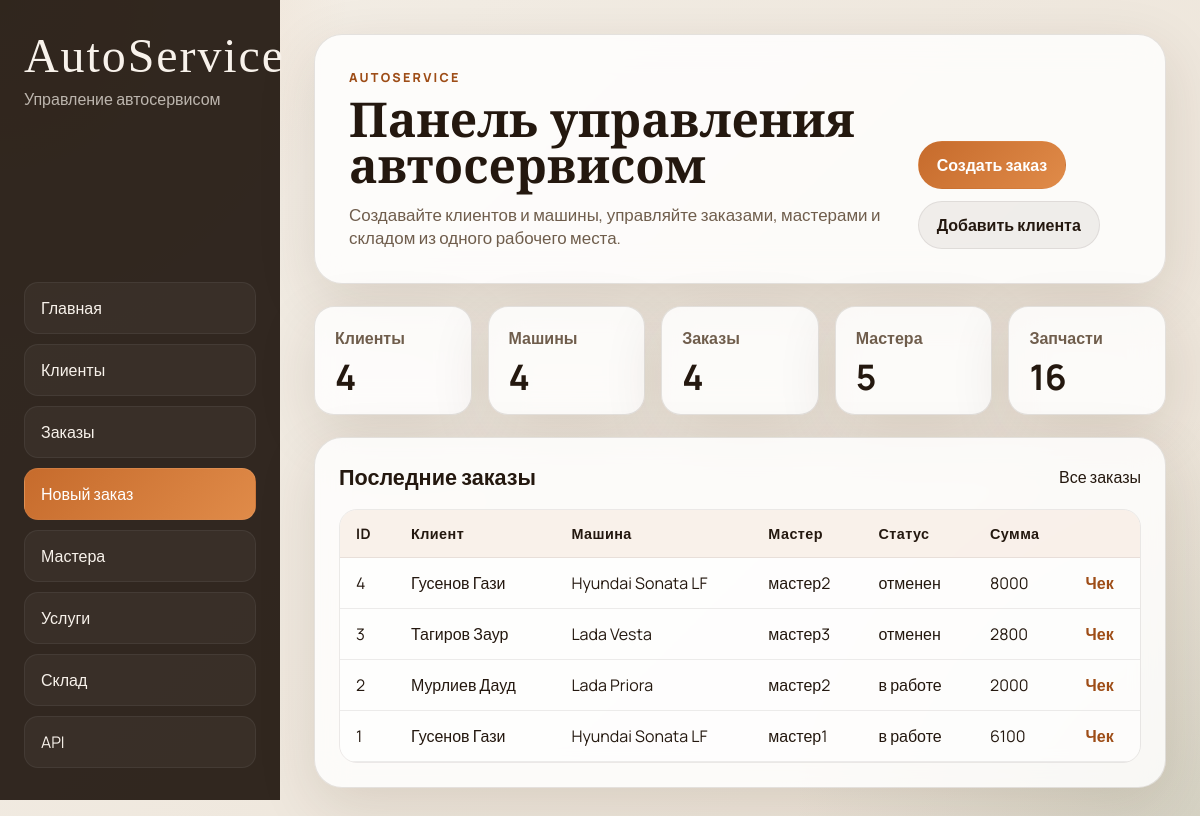
The page / on the database its author committed.
### tables this page shows
CREATE TABLE clients (
	client_id INTEGER PRIMARY KEY AUTOINCREMENT,
	full_name TEXT NOT NULL,
	phone_number VARCHAR(11) NOT NULL UNIQUE,
	email TEXT UNIQUE
	CONSTRAINT email_check CHECK(email like '%@%.%')
);

CREATE TABLE cars (
	car_id INTEGER PRIMARY KEY AUTOINCREMENT,
	client_id INTEGER,
	car_model TEXT NOT NULL,
	year INTEGER NOT NULL,
	vin VARCHAR(17) NOT NULL UNIQUE,
	FOREIGN KEY (client_id) REFERENCES clients(client_id) ON DELETE CASCADE
);

CREATE TABLE masters (
	master_id INTEGER PRIMARY KEY AUTOINCREMENT,
	master_name TEXT NOT NULL,
	phone_number varchar(11) NOT NULL UNIQUE,
	email TEXT UNIQUE,
	hire_date date DEFAULT CURRENT_DATE
	CONSTRAINT email_check CHECK(email like '%@%.%')
);

CREATE TABLE orders (
    order_id INTEGER PRIMARY KEY AUTOINCREMENT,
    car_id INTEGER,
    order_date TEXT DEFAULT (date('now')),
    status TEXT DEFAULT 'в работе',
    total_cost INTEGER DEFAULT 0,
	master_id INTEGER,
    FOREIGN KEY (car_id) REFERENCES cars(car_id),
	FOREIGN KEY (master_id) REFERENCES masters(master_id)
);

### autoservice/ui.py (the view)
@ui.route('/')
def dashboard():
    tables = get_tables()
    stats = load_dashboard_stats(tables)
    recent_orders = db.session.execute(
        select(
            tables['orders'].c.order_id,
            tables['orders'].c.order_date,
            tables['orders'].c.status,
            tables['orders'].c.total_cost,
            tables['cars'].c.car_model,
            tables['clients'].c.full_name,
            tables['masters'].c.master_name,
        )
        .select_from(
            tables['orders']
            .join(tables['cars'], tables['orders'].c.car_id == tables['cars'].c.car_id)
            .join(tables['clients'], tables['cars'].c.client_id == tables['clients'].c.client_id)
            .outerjoin(tables['masters'], tables['orders'].c.master_id == tables['masters'].c.master_id)
        )
        .order_by(desc(tables['orders'].c.order_id))
        .limit(6)
    ).mappings().all()
    return render_template('dashboard.html', stats=stats, recent_orders=recent_orders)

### autoservice/ui.py (called while the page is built)
def get_tables():
    return current_app.extensions['autoservice_tables']

def load_dashboard_stats(tables):
    return {
        'clients': db.session.execute(select(func.count()).select_from(tables['clients'])).scalar_one(),
        'cars': db.session.execute(select(func.count()).select_from(tables['cars'])).scalar_one(),
        'orders': db.session.execute(select(func.count()).select_from(tables['orders'])).scalar_one(),
        'masters': db.session.execute(select(func.count()).select_from(tables['masters'])).scalar_one(),
        'parts': db.session.execute(select(func.count()).select_from(tables['warehouse'])).scalar_one(),
    }

### templates/dashboard.html (shortened to what this page needs)
{% extends 'base.html' %}
{% block content %}
<section class="hero">
  <div>
    <p class="eyebrow">AutoService</p>
    <h1>Панель управления автосервисом</h1>
    <p class="hero-text">Создавайте клиентов и машины, управляйте заказами, мастерами и складом из одного рабочего места.</p>
  </div>
  <div class="hero-actions">
    <a class="button button-primary" href="{{ url_for('ui.new_order_page') }}">Создать заказ</a>
    <a class="button button-secondary" href="{{ url_for('ui.clients_page') }}">Добавить клиента</a>
  </div>
</section>
<section class="stats-grid">
  <article class="stat-card"><span>Клиенты</span><strong>{{ stats.clients }}</strong></article>
  <article class="stat-card"><span>Машины</span><strong>{{ stats.cars }}</strong></article>
  <article class="stat-card"><span>Заказы</span><strong>{{ stats.orders }}</strong></article>
  <article class="stat-card"><span>Мастера</span><strong>{{ stats.masters }}</strong></article>
  <article class="stat-card"><span>Запчасти</span><strong>{{ stats.parts }}</strong></article>
</section>
<section class="panel">
  <div class="panel-header">
    <h2>Последние заказы</h2>
    <a href="{{ url_for('ui.orders_page') }}">Все заказы</a>
  </div>
  <div class="table-wrap">
    <table>
      <thead>
        <tr>
          <th>ID</th>
          <th>Клиент</th>
          <th>Машина</th>
          <th>Мастер</th>
          <th>Статус</th>
          <th>Сумма</th>
          <th></th>
        </tr>
      </thead>
      <tbody>
        {% for order in recent_orders %}
        <tr>
          <td>{{ order.order_id }}</td>
          <td>{{ order.full_name }}</td>
          <td>{{ order.car_model }}</td>
          <td>{{ order.master_name or 'Не назначен' }}</td>
          <td>{{ order.status }}</td>
          <td>{{ order.total_cost }}</td>
          <td><a class="inline-link" href="{{ url_for('ui.receipt_page', order_id=order.order_id) }}">Чек</a></td>
        </tr>
        {% else %}
        <tr><td colspan="7" class="empty">Пока нет заказов</td></tr>
        {% endfor %}
      </tbody>
    </table>
  </div>
</section>
{% endblock %}

### static/styles.css (style rules this page uses)
:root { --bg: #f4efe7; --bg-2: #ebe2d6; --panel: rgba(255, 255, 255, 0.82); --panel-border: rgba(52, 35, 20, 0.12); --text: #24180f; --muted: #6f5d4c; --accent: #c66b2c; --accent-dark: #9e4d17; --accent-soft: rgba(198, 107, 44, 0.12); --danger: #b43b2f; --shadow: 0 18px 60px rgba(57, 33, 10, 0.12); --radius-xl: 28px; --radius-lg: 20px; --radius-md: 14px; }
* { box-sizing: border-box; }
html, body { min-height: 100%; }
body { margin: 0; color: var(--text); font-family: 'Manrope', sans-serif; background: radial-gradient(circle at top left, rgba(198, 107, 44, 0.18), transparent 24%), radial-gradient(circle at bottom right, rgba(87, 116, 84, 0.15), transparent 28%), linear-gradient(135deg, var(--bg) 0%, var(--bg-2) 100%); }
a { color: inherit; text-decoration: none; }
.hero, .panel, .stat-card, .selection-card { backdrop-filter: blur(16px); background: var(--panel); border: 1px solid var(--panel-border); box-shadow: var(--shadow); }
.hero { display: flex; justify-content: space-between; gap: 24px; align-items: flex-end; padding: 34px; border-radius: var(--radius-xl); margin-bottom: 22px; }
.hero h1, .page-head h1 { margin: 0; font-family: 'Cormorant Garamond', serif; font-size: clamp(2.3rem, 4vw, 4.2rem); line-height: 0.95; }
.hero-text { max-width: 760px; margin: 16px 0 0; color: var(--muted); font-size: 1.06rem; }
.eyebrow { margin: 0 0 10px; text-transform: uppercase; letter-spacing: 0.18em; color: var(--accent-dark); font-size: 0.78rem; font-weight: 800; }
.hero-actions { display: flex; flex-wrap: wrap; gap: 12px; }
.button { display: inline-flex; align-items: center; justify-content: center; min-height: 48px; padding: 0 18px; border-radius: 999px; border: 1px solid transparent; cursor: pointer; transition: transform 0.2s ease, opacity 0.2s ease, background 0.2s ease; font-weight: 700; }
.button-primary { background: linear-gradient(135deg, var(--accent), #e08b49); color: #fff; }
.button-secondary { background: rgba(36, 24, 15, 0.06); color: var(--text); border-color: rgba(36, 24, 15, 0.08); }
.stats-grid { display: grid; grid-template-columns: repeat(5, minmax(0, 1fr)); gap: 16px; margin-bottom: 22px; }
.stat-card { padding: 20px; border-radius: var(--radius-lg); display: flex; flex-direction: column; gap: 10px; }
.stat-card span { color: var(--muted); font-weight: 700; }
.stat-card strong { font-size: 2.2rem; line-height: 1; }
.panel { padding: 24px; border-radius: var(--radius-xl); }
.panel-header, .page-head { display: flex; justify-content: space-between; gap: 16px; align-items: center; margin-bottom: 18px; }
.panel-header h2, .panel h2 { margin: 0; font-size: 1.35rem; }
.table-wrap { overflow-x: auto; border-radius: 18px; border: 1px solid rgba(36, 24, 15, 0.08); }
.table-wrap table { width: 100%; border-collapse: collapse; min-width: 720px; background: rgba(255, 255, 255, 0.6); }
th, td { padding: 14px 16px; border-bottom: 1px solid rgba(36, 24, 15, 0.08); text-align: left; vertical-align: top; }
th { background: rgba(198, 107, 44, 0.09); font-size: 0.9rem; letter-spacing: 0.03em; }
.inline-link { color: var(--accent-dark); font-weight: 700; }

### rows shown on the page
clients: full_name "Гусенов Гази" "Гусенов Гази"
cars: car_model "Hyundai Sonata LF" "Hyundai Sonata LF"
masters: master_name "мастер2" "мастер2"
orders: status "отменен", total_cost "8000"
clients: full_name "Тагиров Заур"
cars: car_model "Lada Vesta"
masters: master_name "мастер3"
orders: status "отменен", total_cost "2800"
clients: full_name "Мурлиев Дауд"
cars: car_model "Lada Priora"
orders: status "в работе", total_cost "2000"
masters: master_name "мастер1"
orders: status "в работе", total_cost "6100"

### other values the page prints
{{ stats.clients }} "4"
{{ stats.cars }} "4"
{{ stats.orders }} "4"
{{ stats.masters }} "5"
{{ stats.parts }} "16"
{{ order.order_id }} "4" "3" "2" "1"
